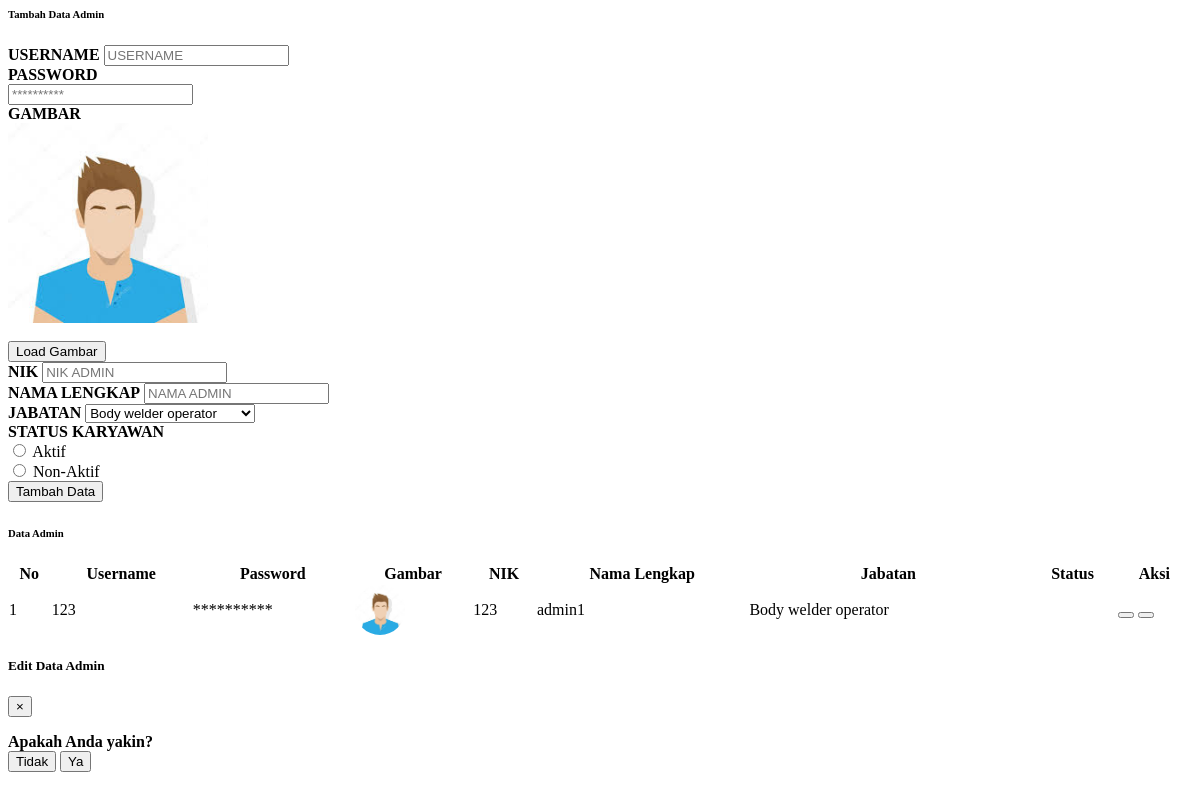
/module/admin/dataKaryawan/dataAdmin.php, run on an earlier commit of the app's database.
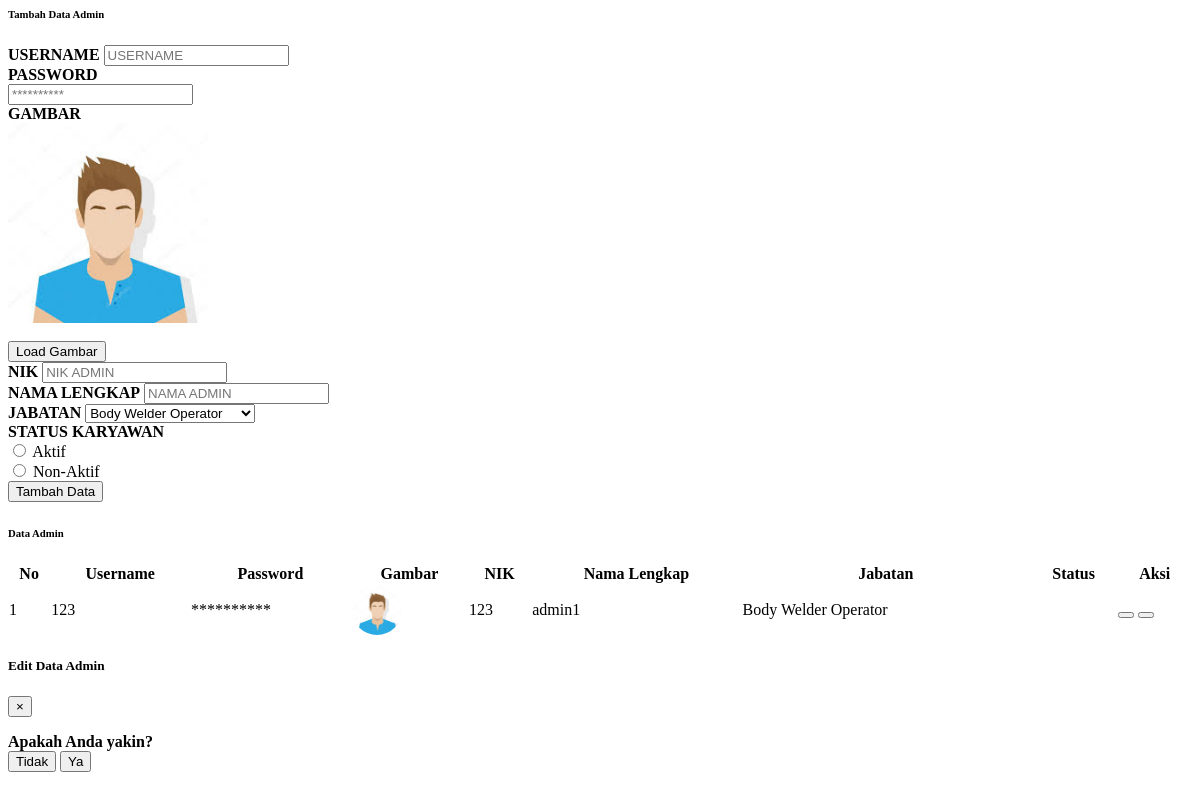
And on a later commit of the database.
### tables this page shows
CREATE TABLE `tabel_admin` (
  `id_admin` int(30) NOT NULL,
  `id_user` int(11) NOT NULL,
  `id_jabatan` int(11) NOT NULL,
  `nama` varchar(50) NOT NULL,
  `nik` int(20) NOT NULL,
  `foto` text NOT NULL,
  `status_aktif` enum('Aktif','Non-Aktif') NOT NULL,
  `waktu_tambah` datetime NOT NULL,
  `waktu_edit` datetime NOT NULL
);

CREATE TABLE `tabel_jabatan` (
  `id_jabatan` int(11) NOT NULL,
  `nama` varchar(100) NOT NULL
);

CREATE TABLE `tabel_user` (
  `id_user` int(10) NOT NULL,
  `username` varchar(30) NOT NULL,
  `password` varchar(30) NOT NULL,
  `level` enum('operator','supervisor','admin') NOT NULL
);

### process/proses_adminDataAdmin.php (called while the page is built, shortened)
<?php
function tampilJabatan($con){
    $jabatan="SELECT * FROM tabel_jabatan";
    $resultJabatan = mysqli_query($con, $jabatan);
    return $resultJabatan;
}
?>

### module/admin/dataKaryawan/dataAdmin.php (the view, shortened to what the changed rows need)
<?php
  include "../config/connection.php";
  include "../process/proses_adminDataAdmin.php";
?>
<body onload="setupAdmin2();">
<div class="container-fluid" id="dataKaryawan" onload="setupAdmin2();">
    <div class="card shadow mb-4">
        <div class="card-body">
            <form class="user" action="../process/proses_adminDataAdmin.php?module=dataAdmin&act=tambah" id="formDataAdminAdmin" method="POST" enctype="multipart/form-data">
                <div class = "row">
                    <div class="col-sm-6">
                        <div class="form-group row">
                            <div class="col-sm-12 mb-3 mb-sm-0">
                                <label class="col-sm-6 small d-flex flex-column justify-content-center" for="jabatan" style="font-weight: bold">JABATAN</label>
                                <?php
                                    $resultJabatan = tampilJabatan($con);
                                ?>
                                <select class="custom-select my-1 mr-sm-2" name="jabatanAdminAdmin">
                                    <?php
                                        if(mysqli_num_rows($resultJabatan) > 0){
                                            while($row = mysqli_fetch_assoc($resultJabatan)){
                                                echo "<option value='".$row['id_jabatan']."'>".$row['nama']."</option>";
                                            }
                                        }
                                    ?>
                                </select>
                            </div>
                        </div>
                    </div>
                </div>
            </form>
        </div>
    </div>
    <div class="card shadow mb-4">
        <div class="card-body">
            <div class="table-responsive">
                <table class="table table-bordered" id="dataTable" width="100%" cellspacing="0">
                    <thead>
                        <tr class="text-center">
                            <th>No</th>
                            <th>Username</th>
                            <th>Password</th>
                            <th>Gambar</th>
                            <th>NIK</th>
                            <th>Nama Lengkap</th>
                            <th>Jabatan</th>
                            <th>Status</th>
                            <th>Aksi</th>
                        </tr>
                    </thead>
                    <tbody>
                    <?php
                        $queryTampilData = "SELECT ta.*, ta.nama AS nama_lengkap ,tj.*, tj.nama AS nama_jabatan, tu.* FROM tabel_admin ta,tabel_jabatan tj,tabel_user tu WHERE ta.id_jabatan = tj.id_jabatan
                            AND ta.id_user = tu.id_user;
                            ";
                        $resultTampilData = mysqli_query($con, $queryTampilData);
                        $index = 1;
                        if(mysqli_num_rows($resultTampilData) > 0){
                            while($rowTampilData = mysqli_fetch_assoc($resultTampilData)){
                    ?>
                        <tr class="text-center" id-operator="<?php echo $rowTampilData["id_admin"] ?>">
                            <td ><?php echo $index; ?></td>
                            <td class="usernameAdmin"><?php echo $rowTampilData["username"]; ?></td>
                            <td class="passwordAdmin">**********</td>
                            <td class="fotoAdmin"><img src="../attachment/img/<?php echo ($rowTampilData['foto'] == null)? 'avatar.jpeg' : $rowTampilData['foto'] ; ?>" style="width:50px;height:50px;border-radius:50%;"></td>
                            <td class="nikAdmin"><?php echo $rowTampilData["nik"]; ?></td>
                            <td class="namaAdmin"><?php echo $rowTampilData["nama_lengkap"]; ?></td>
                            <td class="jabatanAdmin"><?php echo $rowTampilData["nama_jabatan"]; ?></td>
                            <td class="statusAdmin"><?php echo $rowTampilData["status_aktif"]; ?></td>
                            <td>
                                <button type="button" class="btn btn-primary edit-dataAdmin-admin" data-toggle="modal" data-target="#editDataAdminModal" id_userEdit="<?php echo $rowTampilData["id_user"];?>" id_adminEdit="<?php echo $rowTampilData["id_admin"];?>">
                                </button>
                                <button type="button" class="btn btn-danger hapus-dataAdmin-admin" data-toggle="modal" data-target="#hapusDataAdminModal" id_user="<?php echo $rowTampilData["id_user"];?>" id_admin="<?php echo $rowTampilData["id_admin"];?>">
                                </button>
                            </td>
                        </tr>
                    <?php
                        $index++;
                        }
                    ?>
                    <?php
                    }   else{
                    ?>
                        <!-- <div>
                            <p>Data Admin tidak tersedia</p>
                        </div> -->
                    <?php
                    }
                    ?>
                    </tbody>
                </table>
            </div>
        </div>
    </div>
</div>
</body>

What changed in the data, as far as the page shows it:
changed through a linked row, tabel_admin "admin1": id_jabatan.nama "Body welder operator" → "Body Welder Operator"
Also different on the page:
form field jabatanAdminAdmin: "Body welder operator" → "Body Welder Operator"
